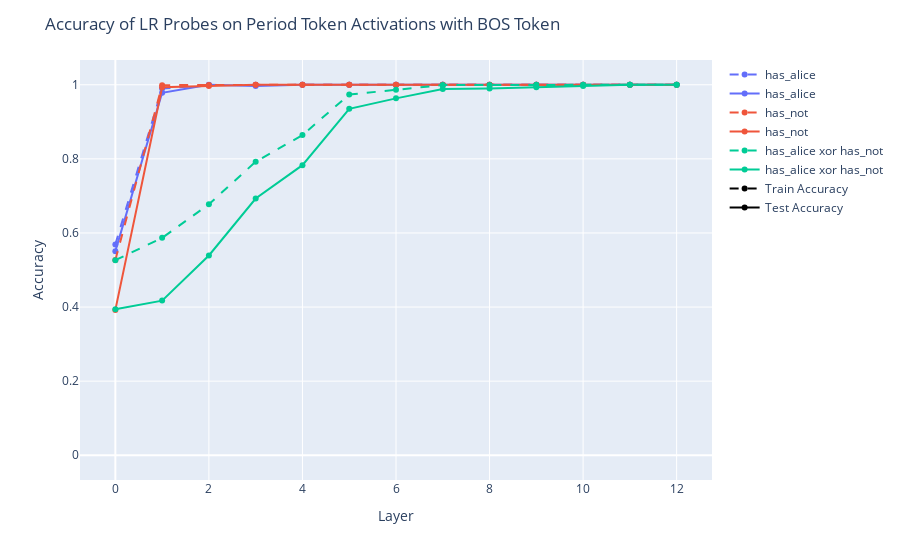

Write notebook code for a chart like this one.
### Markdown cell above
## Activation on token period with BOS

### Code cell
get_results(period=True, using_bos=True)

### Figure 1 — Plotly figure (JSON) as saved in the notebook; plotly's stock layout.template omitted (floating-point values rounded to 4 significant figures)
{"data": [{"hovertemplate": "<extra></extra>", "legendgroup": "", "marker": {"color": "#636efa", "symbol": "circle"}, "mode": "markers", "name": "", "orientation": "v", "showlegend": false, "type": "scatter", "xaxis": "x", "yaxis": "y"}, {"line": {"color": "#636EFA", "dash": "dash"}, "name": "has_alice", "type": "scatter", "x": [0, 1, 2, 3, 4, 5, 6, 7, 8, 9, 10, 11, 12], "y": [0.5692, 0.9896, 0.9992, 1, 1, 1, 1, 1, 1, 1, 1, 1, 1]}, {"line": {"color": "#636EFA"}, "name": "has_alice", "type": "scatter", "x": [0, 1, 2, 3, 4, 5, 6, 7, 8, 9, 10, 11, 12], "y": [0.5509, 0.9783, 1, 0.9967, 1, 1, 1, 1, 1, 1, 1, 1, 1]}, {"line": {"color": "#EF553B", "dash": "dash"}, "name": "has_not", "type": "scatter", "x": [0, 1, 2, 3, 4, 5, 6, 7, 8, 9, 10, 11, 12], "y": [0.527, 0.9987, 0.9996, 1, 1, 1, 1, 1, 1, 1, 1, 1, 1]}, {"line": {"color": "#EF553B"}, "name": "has_not", "type": "scatter", "x": [0, 1, 2, 3, 4, 5, 6, 7, 8, 9, 10, 11, 12], "y": [0.3923, 0.9933, 0.9967, 1, 1, 1, 1, 1, 1, 1, 1, 1, 1]}, {"line": {"color": "#00CC96", "dash": "dash"}, "name": "has_alice xor has_not", "type": "scatter", "x": [0, 1, 2, 3, 4, 5, 6, 7, 8, 9, 10, 11, 12], "y": [0.5265, 0.5867, 0.6774, 0.7923, 0.8642, 0.9737, 0.9862, 0.9992, 0.9992, 1, 1, 1, 1]}, {"line": {"color": "#00CC96"}, "name": "has_alice xor has_not", "type": "scatter", "x": [0, 1, 2, 3, 4, 5, 6, 7, 8, 9, 10, 11, 12], "y": [0.394, 0.4174, 0.5392, 0.6928, 0.783, 0.9349, 0.9633, 0.9883, 0.99, 0.9933, 0.9967, 1, 1]}, {"line": {"color": "black", "dash": "dash"}, "name": "Train Accuracy", "showlegend": true, "type": "scatter", "x": [null]}, {"line": {"color": "black"}, "name": "Test Accuracy", "showlegend": true, "type": "scatter", "y": [null]}], "layout": {"legend": {"tracegroupgap": 0}, "margin": {"t": 60}, "title": {"text": "Accuracy of LR Probes on Period Token Activations with BOS Token"}, "xaxis": {"anchor": "y", "domain": [0, 1], "title": {"text": "Layer"}}, "yaxis": {"anchor": "x", "domain": [0, 1], "title": {"text": "Accuracy"}}}}
